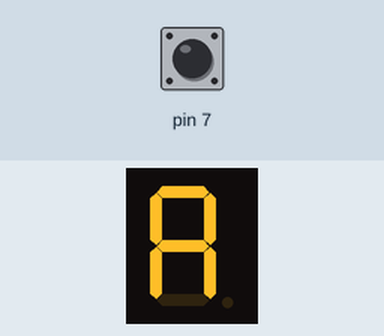
A sketch run on a simulated Arduino Uno, built with avr-gcc and run on an emulated ATmega328P. Parts: 1-digit seven-segment display. Wiring (inferred from the names in the program): 1-digit 7-segment display, segments lit when HIGH: segments pin 2, pin 3, pin 4, pin 5, pin 8, pin 9, pin 10. Inputs (shaded band) come from the test bench; at power-on: pin 7 LOW. The segment pins are drawn as the display they are named for.

Above: at 1.2 s.
1.3 s: pin 7 pulsed HIGH 5 times (0.12 s each, 0.3 s apart)
At 1.57 s:
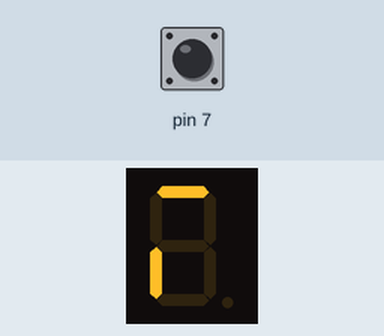
At 3.8 s:
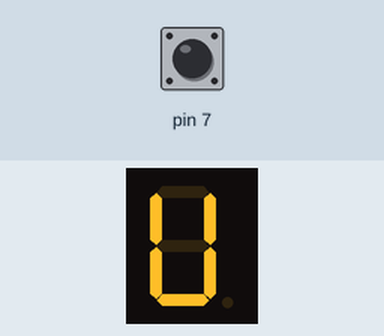
4.3 s: pin 7 pulsed HIGH 2 times (0.12 s each, 0.3 s apart)
At 5.4 s:
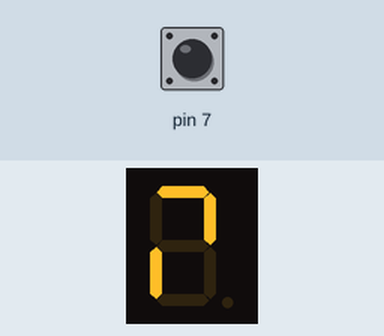
Timing chart, 0 to 7.3 s (numbered marks = the images above; inputs shaded):
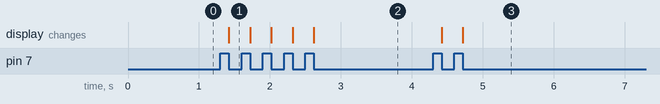

Measured:
- after the input at 1.3 s, the display: changes after 0.12 s (image 1)
- after the input at 4.3 s, the display: first changes after 0.12 s (image 3 shows a later state)

The sketch:

counter_ans.ino
```cpp
int sevenSegmentPin[] = {2, 3, 4, 5, 8, 9, 10}; //定義七段顯示器腳位
bool pinLevel[10][7] = {
//{b, a, f, g, c, d, e}
  {1, 1, 1, 0, 1, 1, 1}, // 0
  {1, 0, 0, 0, 1, 0, 0}, // 1
  {1, 1, 0, 1, 0, 1, 1}, // 2
  {1, 1, 0, 1, 1, 1, 0}, // 3
  {1, 0, 1, 1, 1, 0, 0}, // 4
  {0, 1, 1, 1, 1, 1, 0}, // 5
  {0, 1, 1, 1, 1, 1, 1}, // 6
  {1, 1, 0, 0, 1, 0, 0}, // 7
  {1, 1, 1, 1, 1, 1, 1}, // 8
  {1, 1, 1, 1, 1, 1, 0}  // 9
};

int count = 0;

void setup() {
  //設定七段顯示器的腳位為輸出模式
  for(int i=0; i<7; i++){
    pinMode(sevenSegmentPin[i], OUTPUT);
  }
  pinMode(7, INPUT);
  display_clear();
}

void loop() {
  if(digitalRead(7) == HIGH){
    delay(100); //稍微緩衝一下，避免訊號不穩定
    while(digitalRead(7) == HIGH);
    count = (count + 1) % 10;
  }
  display_number(count);
}

void display_number(int num){
  for(int i=0; i<7; i++){
    digitalWrite(sevenSegmentPin[i], pinLevel[num][i]);
  }
}

void display_clear(){
  for(int i=0; i<7; i++){
    digitalWrite(sevenSegmentPin[i], LOW);
  }
}
```
